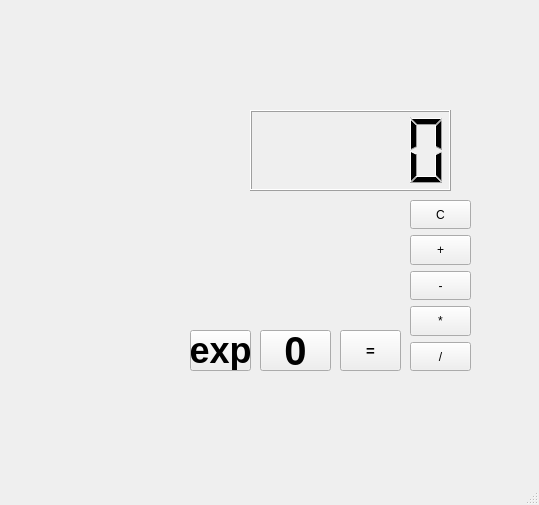
<?xml version="1.0" encoding="UTF-8"?>
<ui version="4.0">
 <class>MainWindow</class>
 <widget class="QMainWindow" name="MainWindow">
  <property name="geometry">
   <rect>
    <x>0</x>
    <y>0</y>
    <width>539</width>
    <height>505</height>
   </rect>
  </property>
  <property name="windowTitle">
   <string>MainWindow</string>
  </property>
  <widget class="QWidget" name="centralwidget">
   <widget class="QWidget" name="gridLayoutWidget">
    <property name="geometry">
     <rect>
      <x>180</x>
      <y>200</y>
      <width>231</width>
      <height>131</height>
     </rect>
    </property>
    <layout class="QGridLayout" name="gridLayout"/>
   </widget>
   <widget class="QLCDNumber" name="lcdNumber">
    <property name="geometry">
     <rect>
      <x>250</x>
      <y>110</y>
      <width>201</width>
      <height>81</height>
     </rect>
    </property>
    <property name="sizePolicy">
     <sizepolicy hsizetype="Expanding" vsizetype="Expanding">
      <horstretch>0</horstretch>
      <verstretch>0</verstretch>
     </sizepolicy>
    </property>
   </widget>
   <widget class="QPushButton" name="buttonA5">
    <property name="geometry">
     <rect>
      <x>340</x>
      <y>330</y>
      <width>61</width>
      <height>41</height>
     </rect>
    </property>
    <property name="font">
     <font>
      <pointsize>11</pointsize>
      <weight>75</weight>
      <bold>true</bold>
     </font>
    </property>
    <property name="text">
     <string>=</string>
    </property>
   </widget>
   <widget class="QWidget" name="gridLayoutWidget_2">
    <property name="geometry">
     <rect>
      <x>410</x>
      <y>200</y>
      <width>61</width>
      <height>171</height>
     </rect>
    </property>
    <layout class="QGridLayout" name="gridLayout_2">
     <item row="0" column="0">
      <widget class="QPushButton" name="buttonA6">
       <property name="sizePolicy">
        <sizepolicy hsizetype="Expanding" vsizetype="Expanding">
         <horstretch>0</horstretch>
         <verstretch>0</verstretch>
        </sizepolicy>
       </property>
       <property name="text">
        <string>C</string>
       </property>
      </widget>
     </item>
     <item row="3" column="0">
      <widget class="QPushButton" name="buttonA3">
       <property name="sizePolicy">
        <sizepolicy hsizetype="Expanding" vsizetype="Expanding">
         <horstretch>0</horstretch>
         <verstretch>0</verstretch>
        </sizepolicy>
       </property>
       <property name="text">
        <string>*</string>
       </property>
      </widget>
     </item>
     <item row="1" column="0">
      <widget class="QPushButton" name="buttonA1">
       <property name="sizePolicy">
        <sizepolicy hsizetype="Expanding" vsizetype="Expanding">
         <horstretch>0</horstretch>
         <verstretch>0</verstretch>
        </sizepolicy>
       </property>
       <property name="text">
        <string>+</string>
       </property>
      </widget>
     </item>
     <item row="2" column="0">
      <widget class="QPushButton" name="buttonA2">
       <property name="sizePolicy">
        <sizepolicy hsizetype="Expanding" vsizetype="Expanding">
         <horstretch>0</horstretch>
         <verstretch>0</verstretch>
        </sizepolicy>
       </property>
       <property name="text">
        <string>-</string>
       </property>
      </widget>
     </item>
     <item row="4" column="0">
      <widget class="QPushButton" name="buttonA4">
       <property name="sizePolicy">
        <sizepolicy hsizetype="Expanding" vsizetype="Expanding">
         <horstretch>0</horstretch>
         <verstretch>0</verstretch>
        </sizepolicy>
       </property>
       <property name="text">
        <string>/</string>
       </property>
      </widget>
     </item>
    </layout>
   </widget>
   <widget class="QPushButton" name="Zero">
    <property name="geometry">
     <rect>
      <x>260</x>
      <y>330</y>
      <width>71</width>
      <height>41</height>
     </rect>
    </property>
    <property name="font">
     <font>
      <pointsize>30</pointsize>
      <weight>75</weight>
      <bold>true</bold>
     </font>
    </property>
    <property name="text">
     <string>0</string>
    </property>
   </widget>
   <widget class="QPushButton" name="exp">
    <property name="geometry">
     <rect>
      <x>190</x>
      <y>330</y>
      <width>61</width>
      <height>41</height>
     </rect>
    </property>
    <property name="font">
     <font>
      <pointsize>27</pointsize>
      <weight>75</weight>
      <bold>true</bold>
     </font>
    </property>
    <property name="text">
     <string>exp</string>
    </property>
   </widget>
  </widget>
  <widget class="QMenuBar" name="menubar">
   <property name="geometry">
    <rect>
     <x>0</x>
     <y>0</y>
     <width>539</width>
     <height>27</height>
    </rect>
   </property>
  </widget>
  <widget class="QStatusBar" name="statusbar"/>
 </widget>
 <resources/>
 <connections/>
</ui>
